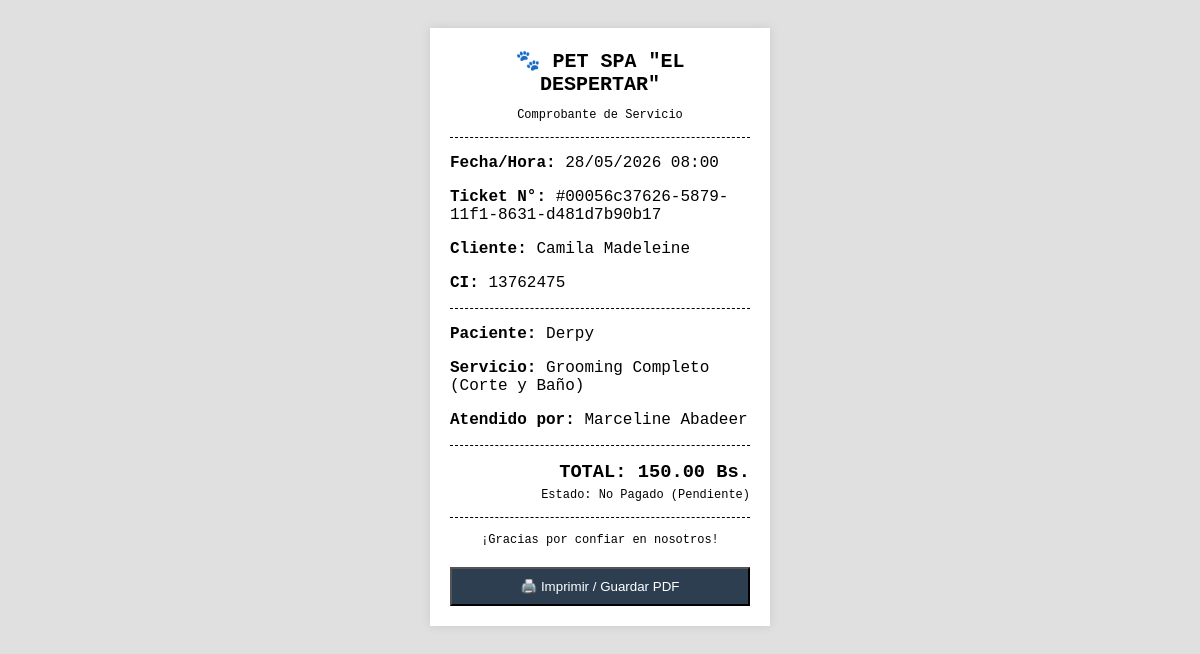
/recibo.php?id_cita=56c37626-5879-11f1-8631-d481d7b90b17 (signed in), run on the app's committed database.
### tables this page shows
CREATE TABLE `citas` (
  `id_cita` varchar(36) NOT NULL DEFAULT uuid(),
  `cliente_id` varchar(36) DEFAULT NULL,
  `mascota_id` varchar(36) DEFAULT NULL,
  `groomer_id` varchar(36) DEFAULT NULL,
  `servicio_id` varchar(36) DEFAULT NULL,
  `fecha_hora_inicio` datetime NOT NULL,
  `fecha_hora_fin` datetime DEFAULT NULL,
  `estado` enum('Pendiente','Confirmada','En Proceso','Finalizada','Cancelada') DEFAULT 'Pendiente',
  `calificacion_cliente` int(11) DEFAULT NULL CHECK (`calificacion_cliente` between 1 and 5),
  `comentario_cliente` text DEFAULT NULL,
  `precio_total_estimado` decimal(10,2) DEFAULT 0.00,
  `metodo_pago` enum('QR','Efectivo','Transferencia','Pendiente') DEFAULT 'Pendiente',
  `monto` decimal(10,2) DEFAULT 0.00,
  `duracion_minutos` int(11) DEFAULT 60,
  `servicio` varchar(100) DEFAULT 'Grooming Estándar',
  `pago_estado` varchar(20) DEFAULT 'No Pagado'
);

CREATE TABLE `usuarios` (
  `id_usuario` varchar(36) NOT NULL DEFAULT uuid(),
  `rol_id` int(11) DEFAULT NULL,
  `nombre_completo` varchar(100) NOT NULL,
  `ci` varchar(20) DEFAULT NULL,
  `email` varchar(100) NOT NULL,
  `telefono` varchar(20) DEFAULT NULL,
  `direccion` text DEFAULT NULL,
  `password_hash` varchar(255) NOT NULL,
  `esta_verificado` tinyint(1) DEFAULT 0,
  `fecha_registro` timestamp NOT NULL DEFAULT current_timestamp(),
  `estado` enum('Activo','Inactivo','Bloqueado') DEFAULT 'Inactivo',
  `google_id` varchar(255) DEFAULT NULL,
  `two_factor_secret` varchar(255) DEFAULT NULL,
  `two_factor_enabled` tinyint(1) DEFAULT 0,
  `intentos_fallidos` int(11) DEFAULT 0,
  `bloqueado_hasta` timestamp NULL DEFAULT NULL,
  `ultimo_acceso` timestamp NULL DEFAULT NULL,
  `cambio_password_pendiente` tinyint(1) DEFAULT 1,
  `turno` varchar(20) DEFAULT 'Mañana',
  `foto_perfil` varchar(255) DEFAULT 'default_user.png'
);

CREATE TABLE `mascotas` (
  `id_mascota` varchar(36) NOT NULL DEFAULT uuid(),
  `propietario_id` varchar(36) DEFAULT NULL,
  `nombre` varchar(50) NOT NULL,
  `especie` varchar(30) DEFAULT NULL,
  `raza` varchar(50) DEFAULT NULL,
  `fecha_nacimiento` date DEFAULT NULL,
  `peso_actual` decimal(5,2) DEFAULT NULL,
  `alergias` text DEFAULT NULL,
  `vacunas_al_dia` tinyint(1) DEFAULT 1,
  `temperamento` enum('Tranquilo','Nervioso','Agresivo','Miedoso') DEFAULT 'Tranquilo',
  `foto_url` varchar(255) DEFAULT 'default_pet.png'
);

### recibo.php (the view, shortened to what this page needs)
<?php
require 'db.php';
$id_cita = $_GET['id_cita'];
$sql = "SELECT c.*, m.nombre as mascota, u_cli.nombre_completo as cliente, u_cli.ci, u_gro.nombre_completo as groomer
        FROM citas c
        JOIN mascotas m ON c.mascota_id = m.id_mascota
        JOIN usuarios u_cli ON m.propietario_id = u_cli.id_usuario
        JOIN groomers g ON c.groomer_id = g.id_groomer
        JOIN usuarios u_gro ON g.usuario_id = u_gro.id_usuario
        WHERE c.id_cita = ?";
$stmt = $pdo->prepare($sql);
$stmt->execute([$id_cita]);
$cita = $stmt->fetch();
?>
<!DOCTYPE html>
<html lang="es">
<head>
</head>
<body>
    <div class="ticket">
        <h2>🐾 PET SPA "EL DESPERTAR"</h2>
        <p style="text-align: center; font-size: 12px;">Comprobante de Servicio</p>
        <div class="divider"></div>
        <p><b>Fecha/Hora:</b> <?php echo date('d/m/Y H:i', strtotime($cita['fecha_hora_inicio'])); ?></p>
        <p><b>Ticket N°:</b> #000<?php echo $cita['id_cita']; ?></p>
        <p><b>Cliente:</b> <?php echo htmlspecialchars($cita['cliente']); ?></p>
        <p><b>CI:</b> <?php echo htmlspecialchars($cita['ci']); ?></p>
        <div class="divider"></div>
        <p><b>Paciente:</b> <?php echo htmlspecialchars($cita['mascota']); ?></p>
        <p><b>Servicio:</b> <?php echo htmlspecialchars($cita['servicio']); ?></p>
        <p><b>Atendido por:</b> <?php echo htmlspecialchars($cita['groomer']); ?></p>
        <div class="divider"></div>
        <h3 style="text-align: right; margin: 0;">TOTAL: <?php echo $cita['monto']; ?> Bs.</h3>
        <p style="text-align: right; margin: 5px 0 0 0; font-size: 12px;">Estado: <?php echo $cita['pago_estado']; ?> (<?php echo $cita['metodo_pago']; ?>)</p>
        <div class="divider"></div>
        <p style="text-align: center; font-size: 12px;">¡Gracias por confiar en nosotros!</p>
        <button class="btn-print" onclick="window.print()">🖨️ Imprimir / Guardar PDF</button>
    </div>
</body>
</html>

### recibo.php (style rules this page uses)
body { font-family: 'Courier New', Courier, monospace; background: #e0e0e0; display: flex; justify-content: center; padding: 20px; }
.ticket { background: white; width: 300px; padding: 20px; box-shadow: 0 0 10px rgba(0,0,0,0.1); }
h2 { text-align: center; margin: 0; font-size: 20px; }
.divider { border-top: 1px dashed #000; margin: 15px 0; }
.btn-print { display: block; width: 100%; padding: 10px; background: #2c3e50; color: white; text-align: center; text-decoration: none; font-family: sans-serif; margin-top: 20px; cursor: pointer; }

### data on the page
citas: fecha_hora_inicio "28/05/2026 08:00", id_cita "56c37626-5879-11f1-8631-d481d7b90b17", usuarios.nombre_completo "Camila Madeleine", usuarios.ci "13762475", mascota.nombre "Derpy", servicio "Grooming Completo (Corte y Baño)", usuarios.nombre_completo "Marceline Abadeer", monto "150.00", pago_estado "No Pagado", metodo_pago "Pendiente"
